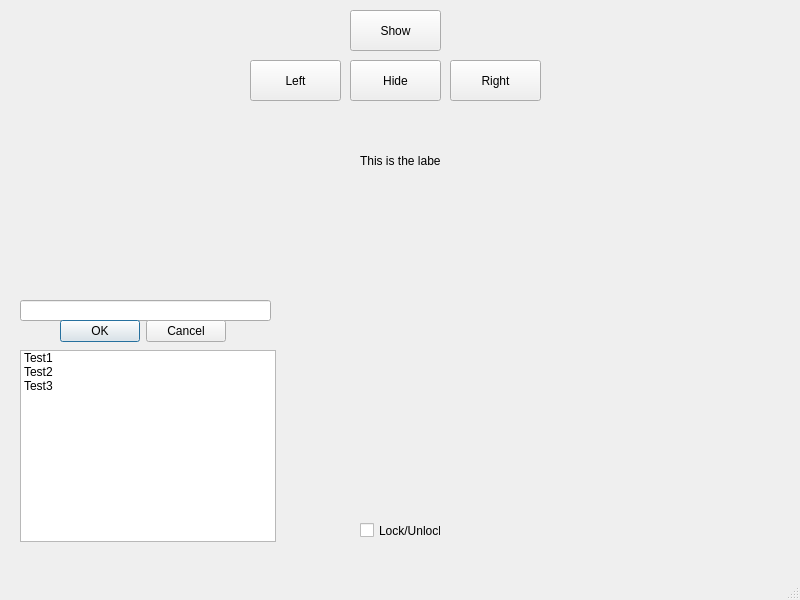
<?xml version="1.0" encoding="UTF-8"?>
<ui version="4.0">
 <class>MainWindow</class>
 <widget class="QMainWindow" name="MainWindow">
  <property name="geometry">
   <rect>
    <x>0</x>
    <y>0</y>
    <width>800</width>
    <height>600</height>
   </rect>
  </property>
  <property name="windowTitle">
   <string>MainWindow</string>
  </property>
  <widget class="QWidget" name="centralwidget">
   <widget class="QLabel" name="label">
    <property name="geometry">
     <rect>
      <x>360</x>
      <y>140</y>
      <width>81</width>
      <height>41</height>
     </rect>
    </property>
    <property name="text">
     <string>This is the label</string>
    </property>
   </widget>
   <widget class="QPushButton" name="left_Button">
    <property name="geometry">
     <rect>
      <x>250</x>
      <y>60</y>
      <width>91</width>
      <height>41</height>
     </rect>
    </property>
    <property name="text">
     <string>Left</string>
    </property>
   </widget>
   <widget class="QPushButton" name="show_Button">
    <property name="geometry">
     <rect>
      <x>350</x>
      <y>10</y>
      <width>91</width>
      <height>41</height>
     </rect>
    </property>
    <property name="text">
     <string>Show</string>
    </property>
   </widget>
   <widget class="QPushButton" name="hide_Button">
    <property name="geometry">
     <rect>
      <x>350</x>
      <y>60</y>
      <width>91</width>
      <height>41</height>
     </rect>
    </property>
    <property name="text">
     <string>Hide</string>
    </property>
   </widget>
   <widget class="QPushButton" name="right_Button">
    <property name="geometry">
     <rect>
      <x>450</x>
      <y>60</y>
      <width>91</width>
      <height>41</height>
     </rect>
    </property>
    <property name="text">
     <string>Right</string>
    </property>
   </widget>
   <widget class="QCheckBox" name="lock_CheckBox">
    <property name="geometry">
     <rect>
      <x>360</x>
      <y>520</y>
      <width>81</width>
      <height>21</height>
     </rect>
    </property>
    <property name="text">
     <string>Lock/Unlock</string>
    </property>
   </widget>
   <widget class="QListWidget" name="listWidget">
    <property name="geometry">
     <rect>
      <x>20</x>
      <y>350</y>
      <width>256</width>
      <height>192</height>
     </rect>
    </property>
    <item>
     <property name="text">
      <string>Test1</string>
     </property>
    </item>
    <item>
     <property name="text">
      <string>Test2</string>
     </property>
    </item>
    <item>
     <property name="text">
      <string>Test3</string>
     </property>
    </item>
   </widget>
   <widget class="QLineEdit" name="lineEdit">
    <property name="geometry">
     <rect>
      <x>20</x>
      <y>300</y>
      <width>251</width>
      <height>21</height>
     </rect>
    </property>
    <property name="text">
     <string/>
    </property>
   </widget>
   <widget class="QDialogButtonBox" name="buttonBox">
    <property name="geometry">
     <rect>
      <x>60</x>
      <y>320</y>
      <width>166</width>
      <height>22</height>
     </rect>
    </property>
    <property name="standardButtons">
     <set>QDialogButtonBox::Cancel|QDialogButtonBox::Ok</set>
    </property>
   </widget>
  </widget>
  <widget class="QMenuBar" name="menubar">
   <property name="geometry">
    <rect>
     <x>0</x>
     <y>0</y>
     <width>800</width>
     <height>21</height>
    </rect>
   </property>
  </widget>
  <widget class="QStatusBar" name="statusbar"/>
 </widget>
 <resources/>
 <connections/>
</ui>
